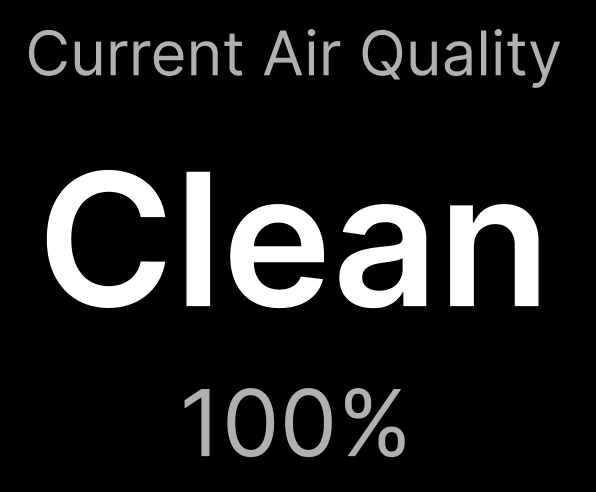
#> input picture Core/Src/clean_text.png, 596 x 492 px
$ python convert_clean_text.py
#> lines starting #> are read from the running program, lines starting #| are printed output that depends on the picture
#!/usr/bin/env python3
"""
Convert clean_text.png to raw RGB565 + alpha binary files for firmware embedding.
Scales width to 140px, maintains aspect ratio.
Makes white background transparent, keeps black text opaque.
"""
from PIL import Image
import struct
import sys
import os

SCRIPT_DIR = os.path.dirname(os.path.abspath(__file__))
PROJECT_DIR = os.path.dirname(SCRIPT_DIR)

IN_PATH = os.path.join(PROJECT_DIR, "Core", "Src", "clean_text.png")
OUT_RGB = os.path.join(PROJECT_DIR, "Core", "Src", "clean_text_rgb.raw")
OUT_ALPHA = os.path.join(PROJECT_DIR, "Core", "Src", "clean_text_alpha.raw")

TARGET_WIDTH = 140

img = Image.open(IN_PATH)
#> img is the input picture: PIL image 596x492 RGBA; mean R, G, B, A 29.9, 29.9, 29.9, 255
orig_w, orig_h = img.size
#> orig_w = 596; orig_h = 492
TARGET_HEIGHT = int(round((orig_h * TARGET_WIDTH) / orig_w))
#> TARGET_HEIGHT = 116
print(f"Original: {orig_w}x{orig_h}")
#| Original: 596x492
print(f"Scaled: {TARGET_WIDTH}x{TARGET_HEIGHT}")
#| Scaled: 140x116

img = img.resize((TARGET_WIDTH, TARGET_HEIGHT), Image.LANCZOS)
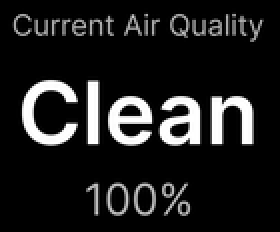
#> img: PIL image 140x116 RGBA (shown 2 times larger); mean R, G, B, A 30.4, 30.4, 30.4, 255

# Convert to RGBA
if img.mode != "RGBA":
    img = img.convert("RGBA")

# Process pixels: white text on black background
# Black (background) -> transparent (alpha=0)
# White (text) -> opaque (alpha=255)
# Gray (anti-aliased) -> intermediate alpha proportionate to brightness
processed_pixels = []
for (r, g, b, a) in img.getdata():
    # Luminance: bright = text (opaque), dark = background (transparent)
    brightness = (r * 77 + g * 150 + b * 29) // 256  # 0-255 weighted luminance
    # Scale alpha: bright -> 255, dark -> 0
    a_out = brightness
    processed_pixels.append((r, g, b, a_out))
#> after the loop, processed_pixels = 16240 items, first 6: (0, 0, 0, 0), (0, 0, 0, 0), (0, 0, 0, 0), (0, 0, 0, 0), (0, 0, 0, 0), (0, 0, 0, 0)

# Count transparent vs opaque
opaque = sum(1 for _, _, _, a in processed_pixels if a > 128)
#> opaque = 1869
transparent = sum(1 for _, _, _, a in processed_pixels if a <= 128)
#> transparent = 14371
print(f"Processed: {transparent} transparent pixels, {opaque} opaque text pixels")
#| Processed: 14371 transparent pixels, 1869 opaque text pixels

# Write RGB565 pixels
with open(OUT_RGB, "wb") as f:
    for (r, g, b, a) in processed_pixels:
        rgb565 = ((r & 0xF8) << 8) | ((g & 0xFC) << 3) | (b >> 3)
        f.write(struct.pack("<H", rgb565))

# Write alpha (1 byte per pixel, 0-255)
with open(OUT_ALPHA, "wb") as f:
    for (r, g, b, a) in processed_pixels:
        f.write(bytes([a]))

print(f"RGB565 data:  {OUT_RGB} ({os.path.getsize(OUT_RGB)} bytes)")
print(f"Alpha data:   {OUT_ALPHA} ({os.path.getsize(OUT_ALPHA)} bytes)")
print(f"Dimensions:   {TARGET_WIDTH}x{TARGET_HEIGHT}")
#| Dimensions:   140x116

$ run again, with Core/Src/Bottom_bar.png copied over Core/Src/clean_text.png
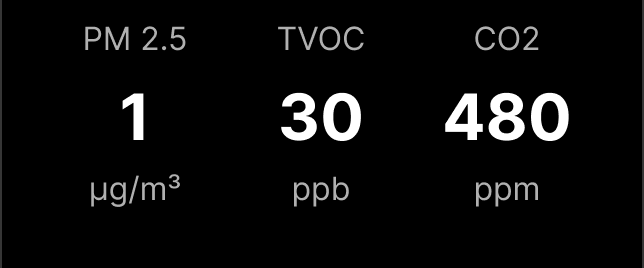
#> input picture Core/Src/Bottom_bar.png, 644 x 268 px
#> img is the input picture: PIL image 644x268 RGBA; mean R, G, B, A 11.6, 11.6, 11.6, 255
#| Original: 644x268
#| Scaled: 140x58
#> `img = img.resize((TARGET_WIDTH, TARGET_HEIGHT), Image.LANCZOS)`:
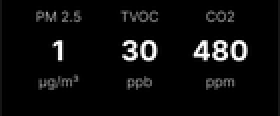
#> img: PIL image 140x58 RGBA (shown 2 times larger); mean R, G, B, A 12, 12, 12, 255
#> the loop `for (r, g, b, a) in img.getdata():` made 8120 passes
#> (r, g, b, brightness, a_out) on passes 1 to 3: (21, 21, 21, 21, 21), (0, 0, 0, 0, 0), (1, 1, 1, 1, 1)
#> after the loop `for (r, g, b, a) in img.getdata():`: processed_pixels = 8120 items, first 6: (21, 21, 21, 21), (0, 0, 0, 0), (1, 1, 1, 1), (0, 0, 0, 0), (0, 0, 0, 0), (0, 0, 0, 0)
#> opaque = 266
#> transparent = 7854
#| Processed: 7854 transparent pixels, 266 opaque text pixels
#> the loop `for (r, g, b, a) in processed_pixels:` made 8120 passes
#> (r, g, b, a, rgb565) on passes 1 to 3: (21, 21, 21, 21, 4258), (0, 0, 0, 0, 0), (1, 1, 1, 1, 0)
#> the loop `for (r, g, b, a) in processed_pixels:` made 8120 passes
#| Dimensions:   140x58
